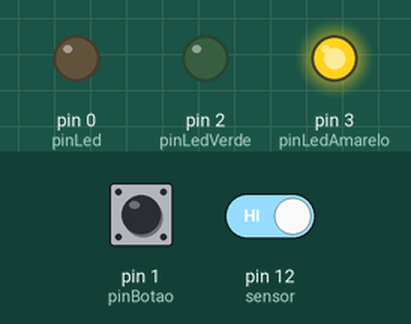
The sketch below on a simulated Arduino Uno, built with avr-gcc and run on an emulated ATmega328P. On the bench: output pins drawn as LEDs (lit = HIGH). The test bench sets the inputs (shaded band); at power-on: pin 1 (pinBotao) LOW, pin 12 (sensor) HIGH.

Above: at 1.2 s.
1.3 s: pin 1 (pinBotao) pulled HIGH for 0.15 s
At 2.5 s:
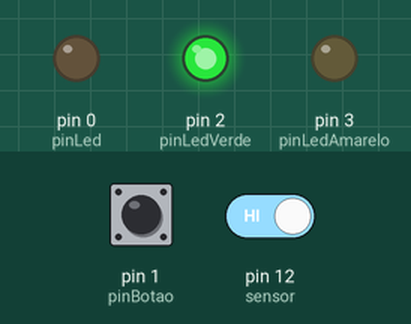
2.9 s: pin 1 (pinBotao) pulled HIGH for 1 s
At 5.0 s:
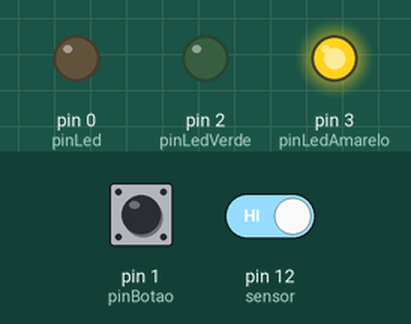
5.4 s: pin 1 (pinBotao) pulled HIGH for 3.2 s
At 9.8 s:
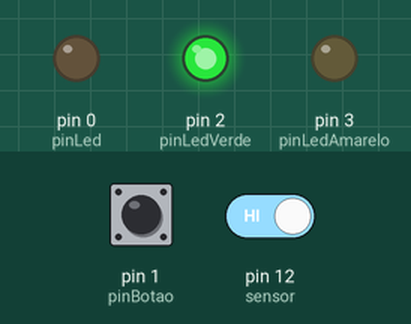
Timing chart, 0 to 11.3 s (numbered marks = the images above; inputs shaded):
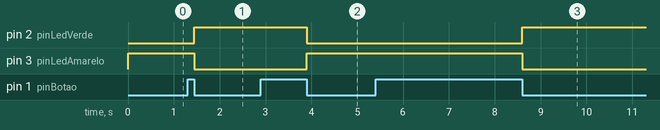

Measured:
- after the input at 1.3 s, pin 2 (pinLedVerde): LOW → HIGH after 0.15 s; pin 3 (pinLedAmarelo): HIGH → LOW after 0.15 s
- after the input at 2.9 s, pin 2 (pinLedVerde): HIGH → LOW after 1.0 s; pin 3 (pinLedAmarelo): LOW → HIGH after 1.0 s
- after the input at 5.4 s, pin 2 (pinLedVerde): LOW → HIGH after 3.2 s; pin 3 (pinLedAmarelo): HIGH → LOW after 3.2 s

The sketch:

Alarme_porta.ino
```cpp
const int pinBotao = 1;
const int pinLed = 0;
int estado = 0;
const int buzzer = 7;
const int sensor = 12;
const int pinLedVerde = 2;
const int pinLedAmarelo = 3;
long tempoInicial = 0;
int valorSensor = 0;

void setup(){

 pinMode(pinBotao, INPUT);
 pinMode(pinLed, OUTPUT);
 pinMode(buzzer, OUTPUT);
 pinMode(sensor, INPUT);
 pinMode(pinLedAmarelo, OUTPUT);
 pinMode(pinLedVerde, OUTPUT);
 digitalWrite(pinLed, LOW);
 digitalWrite(pinLedAmarelo, HIGH);
}

void loop(){


  if (digitalRead(pinBotao) == 1 && estado == 0){ //se botao ativado ...
    while (digitalRead(pinBotao) ==1);          //enquanto botao ativado ...
    digitalWrite(pinLedVerde, HIGH);
    digitalWrite(pinLed, LOW);
    digitalWrite(pinLedAmarelo, LOW);

    estado = 1;
    noTone(buzzer);

   }

  if (digitalRead(1) == 1 && estado == 1){
     while (digitalRead(1) ==1);
     digitalWrite(pinLedVerde, LOW);
     digitalWrite(pinLed, LOW);
     digitalWrite(pinLedAmarelo, HIGH);
     valorSensor = 0;
     estado = 0;
     noTone(buzzer);
  }

    long tempoAtual = millis();

    if (valorSensor == 1 && estado == 1 && tempoAtual > (tempoInicial + 10000)){
     while (digitalRead(1) ==1);
     digitalWrite(pinLedVerde, LOW);
     digitalWrite(pinLed, HIGH);
     digitalWrite(pinLedAmarelo, LOW);

     estado = 2;
     tone(buzzer,3500);
     tempoInicial = tempoAtual;
     valorSensor = 0;

  }
    if (estado == 2 && digitalRead(1) ==1){
     while (digitalRead(1) ==1);
     digitalWrite(pinLedVerde, LOW);
     digitalWrite(pinLed, LOW);
     digitalWrite(pinLedAmarelo, HIGH);

     estado = 0;
     noTone(buzzer);
     valorSensor = 0;
     tempoInicial = tempoAtual;

  }


  if (digitalRead(sensor) == 0){
    valorSensor = 1;
    tempoInicial = tempoAtual;
  }

}
```
